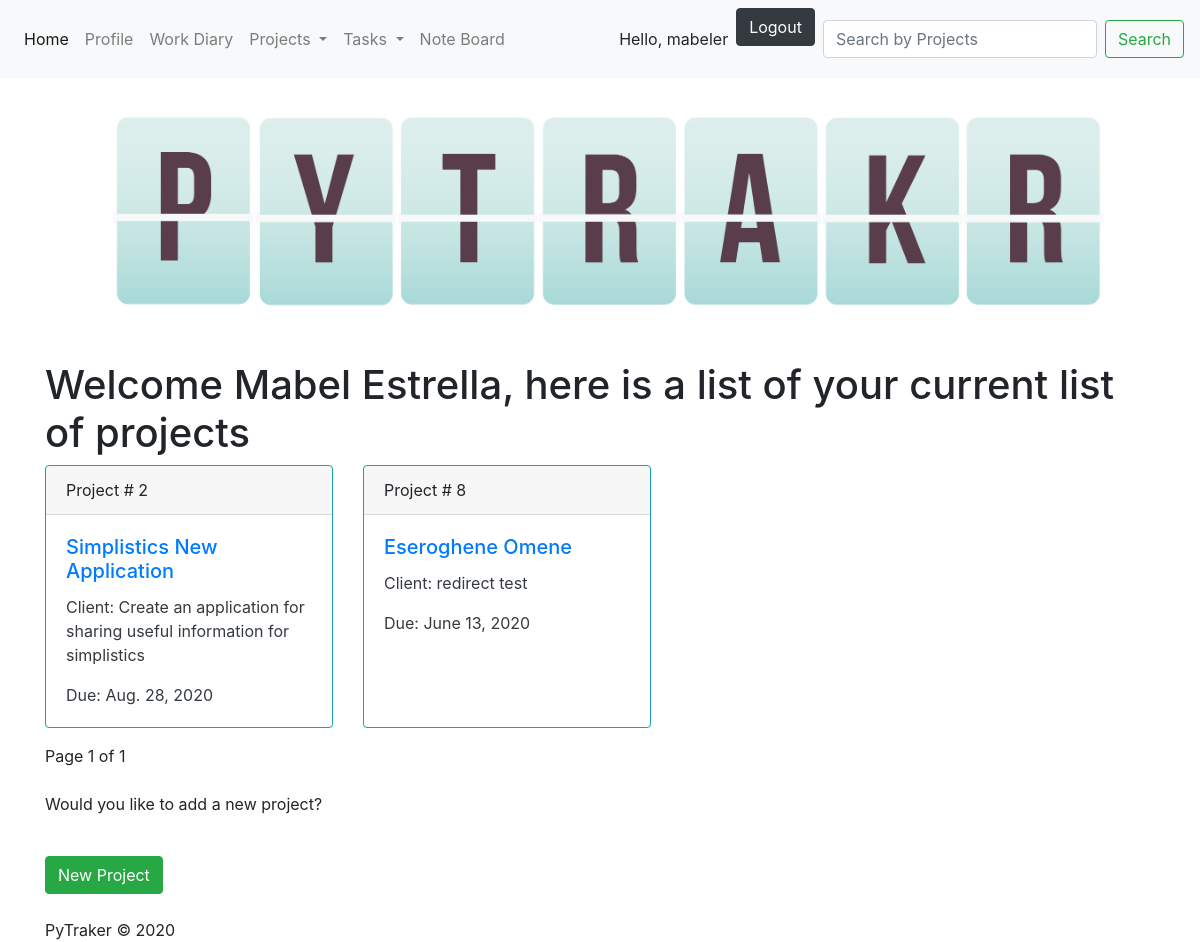
Screenshot of / (signed in) with the database file from the repository.
### PyTraker/models.py (models this page shows, shortened)
class Profile(models.Model):
    user = models.OneToOneField(User, on_delete=models.CASCADE)
    firstname = models.CharField(verbose_name="first name", max_length=50)
    lastname = models.CharField(verbose_name="last name", max_length=50)
    phonenumber = models.CharField(verbose_name="phone number", max_length=10)
    email = models.CharField(verbose_name="email", max_length=100)

class Projects(models.Model):
    name = models.CharField(max_length=50)
    description = models.TextField(max_length=250)
    clientID = models.ForeignKey(Clients, on_delete=models.CASCADE)
    payRate = models.IntegerField()
    startDate = models.DateTimeField()
    dueDate = models.DateTimeField()

### PyTraker/views.py (the view)
# urls.py: path('', views.home, name="home"),
def home(request):
    project_list = Projects.objects.all()
    paginator = Paginator(project_list, 5)
    page_number = request.GET.get('page')
    page_obj = paginator.get_page(page_number)
    return render(request, 'PyTraker/index.html', {'page_obj': page_obj})

### PyTraker/templates/PyTraker/index.html (shortened to what this page needs)
{% extends "PyTraker/header.html" %}
{% block content %}
{% if user.is_authenticated %}
<h1> Welcome {{ user.profile.firstname }} {{ user.profile.lastname }}, here is a list of your current list of projects  </h1>
{% if page_obj %}
    <div class="card-deck">
         {% for project in page_obj %}
        <div class="card border-info mb-3" style="max-width: 18rem;">
          <div class="card-header">Project # {{ project.id }}</div>
            <div class="card-body text-dark">
            <h5 class="card-title"><a href="/PyTraker/details_project/{{ project.id }}">{{ project.name }}</a></h5>
            <p class="card-text">Client: {{ project.description }}</p>
            <p class="card-text">Due: {{ project.dueDate.date }}</p>
        </div>
        </div>
     {% endfor %}
    </div>
<div class="pagination">
    <span class="step-links">
        <span class="current">
            Page {{ page_obj.number }} of {{ page_obj.paginator.num_pages }}
        </span>
    </span>
</div>
{% else %}
<p> No projects yet!</p>
{% endif %}
    <div>
    <br>
<p>Would you like to add a new project?</p>
<a class="btn btn-success" href= "/PyTraker/new_project">New Project</a>
</div>
{% endif %}
{% endblock %}

### PyTraker/templates/PyTraker/header.html (shortened to what this page needs)
<head>
    <link rel="stylesheet" href="https://stackpath.bootstrapcdn.com/bootstrap/4.5.0/css/bootstrap.min.css"
>
    <link rel="stylesheet" href="//code.jquery.com/ui/1.12.1/themes/base/jquery-ui.css">
     {% load static %}
    <link rel="stylesheet" type="text/css" href="{% static 'PyTraker/style.css' %}">
</head>
<body>
<header>
    <nav class="navbar navbar-expand-lg navbar-light bg-light">
  <div class="collapse navbar-collapse" id="navbarSupportedContent">
    <ul class="navbar-nav mr-auto">
      <li class="nav-item active">
        <a class="nav-link" href="/PyTraker/index">Home</a>
      </li>
        {% if user.is_authenticated %}
      <li class="nav-item">
        <a class="nav-link" href="/PyTraker/user_profile/{{ request.user.id }}">Profile</a>
      </li>
      <li class="nav-item">
        <a class="nav-link" href="/PyTraker/workdiary">Work Diary</a>
      </li>
      <li class="nav-item dropdown">
        <a class="nav-link dropdown-toggle" href="#" id="navbarDropdown" role="button" data-toggle="dropdown" aria-haspopup="true" aria-expanded="false">
          Projects
        </a>
      </li>
            <li class="nav-item dropdown">
        <a class="nav-link dropdown-toggle" href="#" id="navbarDropdown" role="button" data-toggle="dropdown" aria-haspopup="true" aria-expanded="false">
          Tasks
        </a>
      </li>
      <li class="nav-item">
        <a class="nav-link" href="/PyTraker/noteboard">Note Board</a>
      </li>
    </ul>
      <div class="nav-item">Hello, {{ request.user }} </div>  <a href="#" onClick="document.getElementById('logoutform').submit()"><button type="button" class="btn btn-dark" id="logout-btn">Logout</button></a>
{% else %}
<a href="{% url 'PyTraker:sign_up' %}" class="nav-link"  >Sign up</a>  <a href="/PyTraker/login/?next=/" class="nav-link" >Login</a>
{% endif %}
    <form class="form-inline my-2 my-lg-0" action="/search" method="get">
      <input class="form-control mr-sm-2"name='q' type="text" placeholder="Search by Projects" aria-label="Search">
      <button class="btn btn-outline-success my-2 my-sm-0" type="submit">Search</button>
    </form>
  </div>
</nav>
</header>
<div class="container">
{% load static %}
<img src="{% static "PyTraker/logo.png" %}" alt="My logo" id="logo">
{% block content %}
{% endblock %}
<footer>PyTraker &#169; 2020 </footer>
 </body>

### PyTraker/static/PyTraker/style.css (style rules this page uses)
#logo { max-width: 100%; height: auto; margin-left: auto; margin-right: auto; }
.btn { margin-top:1.5em; margin-bottom:1.5em; }
#logout-btn { margin-top:0; margin-left:0.5em; margin-right:0.5em; }

### rows the page displays
Projects: id "2", name "Simplistics New Application", description "Create an application for sharing useful information for simplistics", dueDate "Aug. 28, 2020"
Projects: id "8", name "Eseroghene Omene", description "redirect test", dueDate "June 13, 2020"

### other values shown
{{ request.user }} "mabeler"
{{ user.profile.firstname }} "Mabel"
{{ user.profile.lastname }} "Estrella"
{{ page_obj.number }} "1"
{{ page_obj.paginator.num_pages }} "1"
